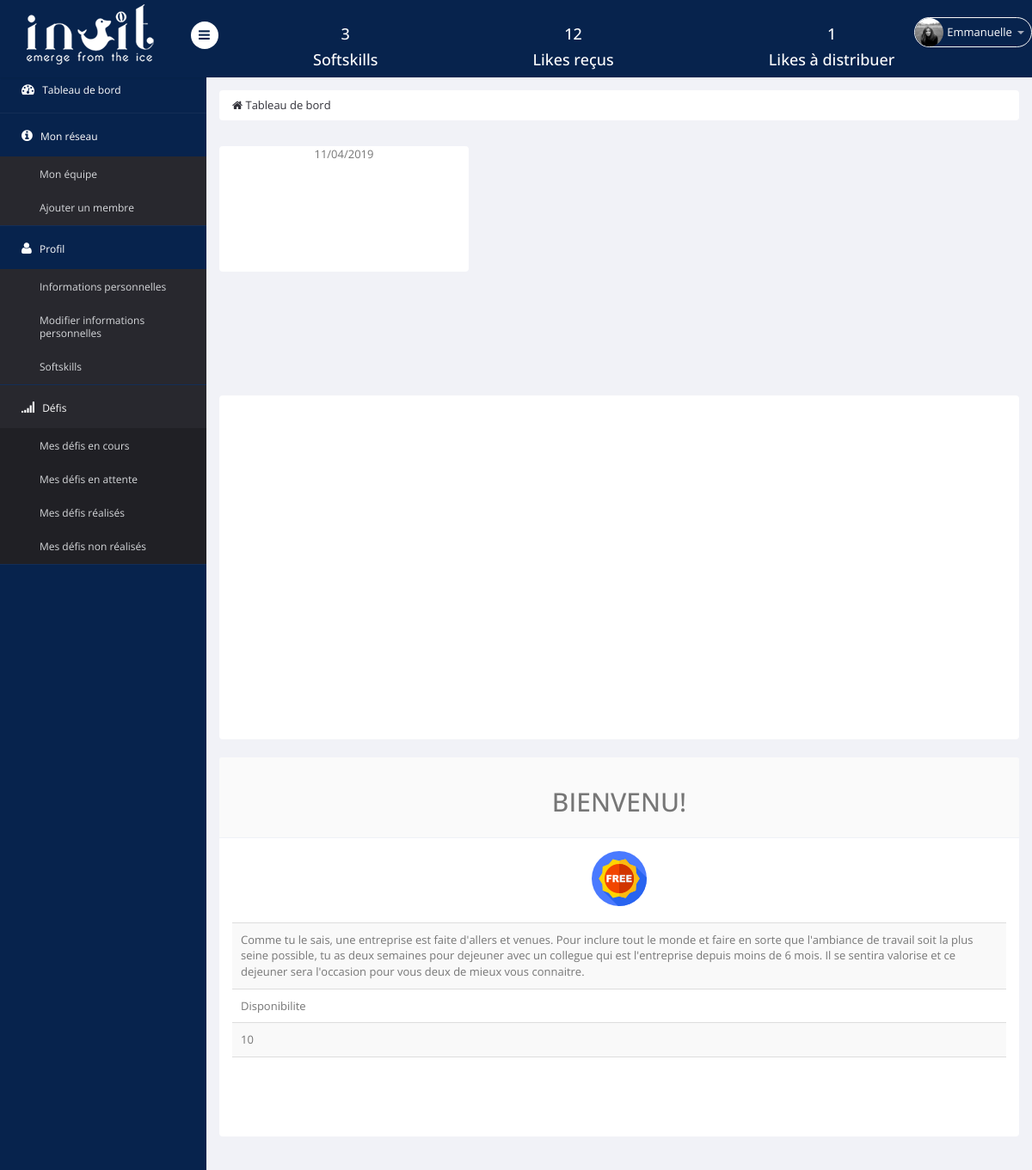
Before: /plateforme_manager/tableau_de_bord.php (signed in) with the older database file.
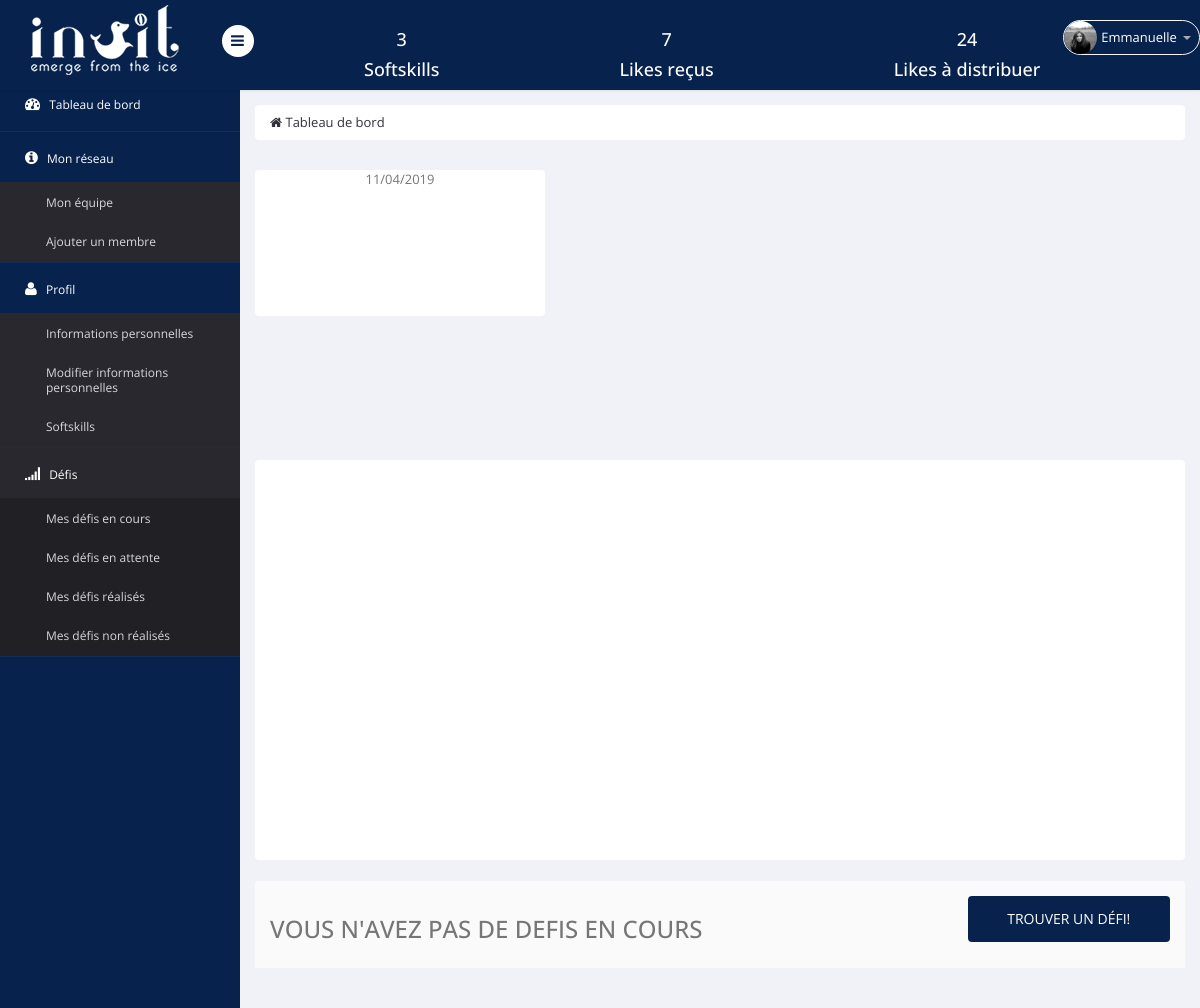
After: the same page with the newer database file.
### tables this page shows
CREATE TABLE IF NOT EXISTS `informations` (
  `id` int(10) NOT NULL AUTO_INCREMENT,
  `likes_recus` int(11) NOT NULL,
  `likes_distrib` int(11) NOT NULL DEFAULT '0',
  `defis_realises` varchar(255) NOT NULL,
  `defis_en_cours` varchar(255) NOT NULL,
  `defis_non_realises` varchar(255) NOT NULL,
  `defis_en_attente` varchar(255) NOT NULL,
  `entreprise` text NOT NULL,
  `equipe` int(11) NOT NULL,
  `type` set('employe','administrateur','manager') NOT NULL,
  `prenom` text NOT NULL,
  `nom` text NOT NULL,
  `competences` varchar(255) NOT NULL,
  `photo` varchar(100) NOT NULL DEFAULT 'user.png',
  `username` varchar(10) NOT NULL,
  `password` varchar(30) NOT NULL,
  `competences_acquises` varchar(255) NOT NULL,
  `date_ech_defis_en_cours` date DEFAULT NULL,
  `email` varchar(255) NOT NULL,
  PRIMARY KEY (`id`)
);

CREATE TABLE IF NOT EXISTS `defis` (
  `id` int(11) NOT NULL AUTO_INCREMENT,
  `nom` text NOT NULL,
  `resume` longtext NOT NULL,
  `competences_acquises` set('Optimisme','Confiance','Sociabilite','Empathie','Communication','Efficacite','Gestion_du_stress','Creativite','Audace','Motivation','Visualisation','Présence','Adaptabilite','Curiosite','Disponibilite') NOT NULL,
  `duree` int(11) NOT NULL,
  `importance` int(11) NOT NULL,
  PRIMARY KEY (`id`)
);

### plateforme_manager/tableau_de_bord.php (the view, shortened to what the changed rows need)
 <?php
    require 'include/functions.php';
    include("include/header.inc.php");
    include("include/menu_haut.inc.php");
    require_once 'include/db.php';
    $req=$pdo->prepare('SELECT * FROM informations WHERE id = ?');
    $req->execute([$_SESSION['auth']->id]);
    $mec=$req->fetch();
    $req=$pdo->prepare('SELECT * FROM defis WHERE id = ?');
    $req->execute([$mec->defis_en_cours]);
    $defis_en_cours=$req->fetch();
?>
</section>
</head>
<body>
</body>
</html>
<div class="row">
<?php if($defis_en_cours!=''){?>
<div class="col-lg-12">
<section class="panel">
<header class="panel-heading">
<center>
<tr><h2><?php echo($defis_en_cours->nom)?> </tr></h2></center>
</header>
<div class="panel-body">
<table class="table table-striped">
<thead>
<?php  if ($defis_en_cours->competences_acquises=='Confiance'){ ?>
<center> <a class="displayed"><img src="images/awards/confiance.png" alt=""></a> </center>
<?php  }elseif ($defis_en_cours->competences_acquises=='Optimisme'){ ?>
<center> <a class="displayed"><img src="images/awards/optimisme.png" alt=""></a> </center>
<?php  }elseif ($defis_en_cours->competences_acquises=='Sociabilite'){ ?>
<center> <a class="displayed"><img src="images/awards/sociabilite.png" alt=""></a> </center>
<?php  }elseif ($defis_en_cours->competences_acquises=='Empathie'){ ?>
<center> <a class="displayed"><img src="images/awards/empathie.png" alt=""></a> </center>
<?php  }elseif ($defis_en_cours->competences_acquises=='Communication'){ ?>
<center> <a class="displayed"><img src="images/awards/communication.png" alt=""></a> </center>
<?php  }elseif ($defis_en_cours->competences_acquises=='Efficacite'){ ?>
<center> <a class="displayed"><img src="images/awards/efficacite.png" alt=""></a> </center>
<?php  }elseif ($defis_en_cours->competences_acquises=='Gestion_du_stress'){ ?>
<center> <a class="displayed"><img src="images/awards/stress.png" alt=""></a> </center>
<?php  }elseif ($defis_en_cours->competences_acquises=='Creativite'){ ?>
<center> <a class="displayed"><img src="images/awards/creativite.png" alt=""></a> </center>
<?php  }elseif ($defis_en_cours->competences_acquises=='Audace'){ ?>
<center> <a class="displayed"><img src="images/awards/audace.png" alt=""></a> </center>
<?php  } elseif ($defis_en_cours->competences_acquises=='Motivation'){ ?>
<center> <a class="displayed"><img src="images/awards/motivation.png" alt=""></a> </center>
<?php   }elseif ($defis_en_cours->competences_acquises=='Visualisation'){ ?>
<center> <a class="displayed"><img src="images/awards/visualisation.png" alt=""></a> </center>
<?php   }elseif ($defis_en_cours->competences_acquises=='Presence'){ ?>
<center> <a class="displayed"><img src="images/awards/presence.png" alt=""></a> </center>
<?php  }elseif ($defis_en_cours->competences_acquises=='Adaptabilite'){ ?>
<center> <a class="displayed"><img src="images/awards/adaptabilite.png" alt=""></a> </center>
<?php  }elseif ($defis_en_cours->competences_acquises=='Curiosite'){ ?>
<center> <a class="displayed"><img src="images/awards/curiosite.png" alt=""></a> </center>
<?php   }elseif ($defis_en_cours->competences_acquises=='Disponibilite'){ ?>
<center> <a class="displayed"><img src="images/awards/disponibilite.png" alt=""></a> </center>
<?php }   ?>
</thead>
<tbody>
<tr>
<td><?php echo($defis_en_cours->resume)?></td>
</tr>
<tr>
<td><?php echo($defis_en_cours->competences_acquises)?></td>
</tr>
<tr>
<td><?php echo($defis_en_cours->duree)?></td>
</tr>
<tr>
<br>
<td>
<br>
<br>
</td>
</tr>
</tbody>
</table>
</div>
</section>
</div>
<?php
    }
    else{?>
<div class="col-lg-12">
<section class="panel">
<header class="panel-heading">
<div class="row">
<div class="col-lg-9">
<h3 > Vous n'avez pas de defis en cours </h3>
</div>
<div class="col-lg-3">
<a href="defis_en_attente.php" type="button" class="btn btn-compose">Trouver un défi!</a>
</div>
</div>
</header>
</section>
</div>
<?php } ?>
</div>
</body>

### plateforme_manager/include/menu_haut.inc.php (shortened to what the changed rows need)
<?php
require_once 'include/db.php';
$req=$pdo->prepare('SELECT * FROM informations WHERE id = ?');
      $req->execute([$_SESSION['auth']->id]);
    $req=$pdo->prepare('SELECT * FROM informations WHERE id = ?');
    $req->execute([$_SESSION['auth']->id]);
    $moi=$req->fetch();
    $nb_like_distrib=$moi->likes_distrib;
    $nb_like_recus=$moi->likes_recus;
    $competences=$moi->competences_acquises;
    if($competences!=''){
        $array_comp=explode(',', $competences);
        $nb_comp=count($array_comp);
    }
    else $nb_comp='0';
?>
<section id="container" >
<header class="header fixed-top clearfix">
<div class="top-nav clearfix">
 <ul class="nav pull-left top-menu1">
<h4><?php echo $nb_comp ?></h4>
<h4>Softskills</h4>
</ul>
<ul class="nav pull-left top-menu2">
<h4><?php echo $nb_like_recus ?></h4>
<h4>Likes reçus </h4>
</ul>
<ul class="nav pull-left top-menu3">
<h4><?php echo $nb_like_distrib ?></h4>
<h4>Likes à distribuer</h4>
</ul>
    <ul class="nav pull-right top-menu">
        <li class="dropdown">
            <a data-toggle="dropdown" class="dropdown-toggle" href="modification_information.php">
                <img alt="" src=<?php echo("images/".$_SESSION['auth']->photo)?>>
                <span class="username"><?php echo($_SESSION['auth']->prenom); ?></span>
                <b class="caret"></b>
            </a>
        </li>
    </ul>
</div>
</header>

Changed rows visible on the page:
no longer on this page (row unchanged): defis: nom "BIENVENU!", resume "Comme tu le sais, une entreprise est faite d'allers et venues. Pour inclure tout le monde et faire en sorte que l'ambiance de travail soit la plus seine possible, tu as deux semaines pour dejeuner avec un collegue qui est l'entreprise depuis moins de 6 mois. Il se sentira valorise et ce dejeuner sera l'occasion pour vous deux de mieux vous connaitre.", competences_acquises "Disponibilite", duree "10"
changed informations "Emmanuelle": likes_recus "12" → "7"; likes_distrib "1" → "24"
Other visible differences:
text now shown: "VOUS N'AVEZ PAS DE DEFIS EN COURS TROUVER UN DÉFI!"
